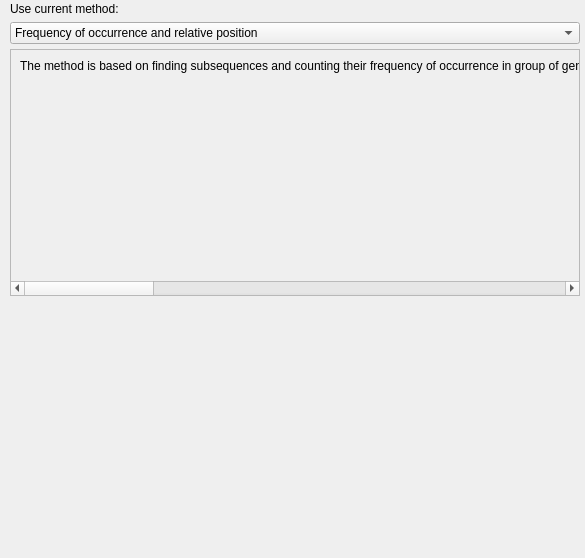
<?xml version="1.0" encoding="UTF-8"?>
<ui version="4.0">
 <class>mainWidget</class>
 <widget class="QWidget" name="mainWidget">
  <property name="geometry">
   <rect>
    <x>0</x>
    <y>0</y>
    <width>585</width>
    <height>558</height>
   </rect>
  </property>
  <property name="sizePolicy">
   <sizepolicy hsizetype="Expanding" vsizetype="Expanding">
    <horstretch>0</horstretch>
    <verstretch>0</verstretch>
   </sizepolicy>
  </property>
  <property name="windowTitle">
   <string>Form</string>
  </property>
  <property name="styleSheet">
   <string notr="true">light_style.qss</string>
  </property>
  <layout class="QVBoxLayout" name="verticalLayout">
   <property name="spacing">
    <number>5</number>
   </property>
   <property name="sizeConstraint">
    <enum>QLayout::SetMinimumSize</enum>
   </property>
   <property name="leftMargin">
    <number>10</number>
   </property>
   <property name="topMargin">
    <number>0</number>
   </property>
   <property name="rightMargin">
    <number>5</number>
   </property>
   <property name="bottomMargin">
    <number>10</number>
   </property>
   <item>
    <layout class="QHBoxLayout" name="horizontalLayout">
     <item>
      <widget class="QLabel" name="label">
       <property name="text">
        <string>Use current method:</string>
       </property>
      </widget>
     </item>
     <item>
      <spacer name="horizontalSpacer">
       <property name="orientation">
        <enum>Qt::Horizontal</enum>
       </property>
       <property name="sizeHint" stdset="0">
        <size>
         <width>37</width>
         <height>17</height>
        </size>
       </property>
      </spacer>
     </item>
    </layout>
   </item>
   <item>
    <widget class="QComboBox" name="comboBox">
     <item>
      <property name="text">
       <string>Frequency of occurrence and relative position</string>
      </property>
     </item>
     <item>
      <property name="text">
       <string>None</string>
      </property>
     </item>
    </widget>
   </item>
   <item>
    <widget class="QScrollArea" name="scrollArea">
     <property name="widgetResizable">
      <bool>true</bool>
     </property>
     <widget class="QWidget" name="scrollAreaWidgetContents">
      <property name="geometry">
       <rect>
        <x>-522</x>
        <y>0</y>
        <width>2187</width>
        <height>226</height>
       </rect>
      </property>
      <layout class="QVBoxLayout" name="verticalLayout_2">
       <item>
        <widget class="QLabel" name="labelDesc">
         <property name="frameShape">
          <enum>QFrame::NoFrame</enum>
         </property>
         <property name="text">
          <string>The method is based on finding subsequences and counting their frequency of occurrence in group of genes. Subsequences are being find relatively to the first open reading frame (coding frame). Counting of subsequences frequency depends on their relative intragenic position. As a result of calculations, the application  will create a graph, in which X values will point on relative intragenic position, Y values - frequency of occurrence respectively.</string>
         </property>
         <property name="alignment">
          <set>Qt::AlignLeading|Qt::AlignLeft|Qt::AlignTop</set>
         </property>
         <property name="margin">
          <number>10</number>
         </property>
        </widget>
       </item>
      </layout>
     </widget>
    </widget>
   </item>
   <item>
    <spacer name="verticalSpacer">
     <property name="orientation">
      <enum>Qt::Vertical</enum>
     </property>
     <property name="sizeHint" stdset="0">
      <size>
       <width>20</width>
       <height>40</height>
      </size>
     </property>
    </spacer>
   </item>
   <item>
    <widget class="QTableWidget" name="table">
     <property name="enabled">
      <bool>false</bool>
     </property>
     <property name="maximumSize">
      <size>
       <width>16777215</width>
       <height>0</height>
      </size>
     </property>
     <property name="frameShape">
      <enum>QFrame::NoFrame</enum>
     </property>
     <property name="editTriggers">
      <set>QAbstractItemView::NoEditTriggers</set>
     </property>
     <property name="tabKeyNavigation">
      <bool>false</bool>
     </property>
     <property name="showDropIndicator" stdset="0">
      <bool>false</bool>
     </property>
     <property name="dragDropOverwriteMode">
      <bool>false</bool>
     </property>
     <property name="selectionMode">
      <enum>QAbstractItemView::SingleSelection</enum>
     </property>
     <property name="selectionBehavior">
      <enum>QAbstractItemView::SelectRows</enum>
     </property>
     <property name="iconSize">
      <size>
       <width>20</width>
       <height>20</height>
      </size>
     </property>
     <property name="textElideMode">
      <enum>Qt::ElideMiddle</enum>
     </property>
     <property name="verticalScrollMode">
      <enum>QAbstractItemView::ScrollPerPixel</enum>
     </property>
     <property name="horizontalScrollMode">
      <enum>QAbstractItemView::ScrollPerPixel</enum>
     </property>
     <property name="showGrid">
      <bool>false</bool>
     </property>
     <property name="gridStyle">
      <enum>Qt::DotLine</enum>
     </property>
     <attribute name="horizontalHeaderVisible">
      <bool>false</bool>
     </attribute>
     <attribute name="horizontalHeaderDefaultSectionSize">
      <number>80</number>
     </attribute>
     <attribute name="horizontalHeaderHighlightSections">
      <bool>false</bool>
     </attribute>
     <attribute name="horizontalHeaderMinimumSectionSize">
      <number>20</number>
     </attribute>
     <attribute name="horizontalHeaderStretchLastSection">
      <bool>false</bool>
     </attribute>
     <attribute name="verticalHeaderVisible">
      <bool>false</bool>
     </attribute>
     <attribute name="verticalHeaderDefaultSectionSize">
      <number>20</number>
     </attribute>
     <attribute name="verticalHeaderHighlightSections">
      <bool>false</bool>
     </attribute>
     <attribute name="verticalHeaderMinimumSectionSize">
      <number>20</number>
     </attribute>
     <column>
      <property name="text">
       <string>1</string>
      </property>
     </column>
     <column>
      <property name="text">
       <string>5</string>
      </property>
     </column>
     <column>
      <property name="text">
       <string>3</string>
      </property>
     </column>
     <column>
      <property name="text">
       <string>4</string>
      </property>
     </column>
     <column>
      <property name="text">
       <string>Новый столбец</string>
      </property>
     </column>
    </widget>
   </item>
  </layout>
 </widget>
 <resources/>
 <connections/>
</ui>
